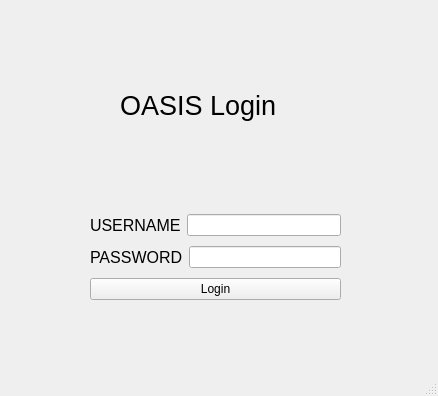
<?xml version="1.0" encoding="UTF-8"?>
<ui version="4.0">
 <class>MainWindow</class>
 <widget class="QMainWindow" name="MainWindow">
  <property name="geometry">
   <rect>
    <x>0</x>
    <y>0</y>
    <width>438</width>
    <height>396</height>
   </rect>
  </property>
  <property name="windowTitle">
   <string>Timetable Tool</string>
  </property>
  <widget class="QWidget" name="centralwidget">
   <widget class="QLabel" name="label">
    <property name="geometry">
     <rect>
      <x>120</x>
      <y>60</y>
      <width>181</width>
      <height>91</height>
     </rect>
    </property>
    <property name="font">
     <font>
      <pointsize>20</pointsize>
     </font>
    </property>
    <property name="text">
     <string>OASIS Login</string>
    </property>
   </widget>
   <widget class="QWidget" name="">
    <property name="geometry">
     <rect>
      <x>90</x>
      <y>210</y>
      <width>251</width>
      <height>96</height>
     </rect>
    </property>
    <layout class="QVBoxLayout" name="verticalLayout">
     <item>
      <layout class="QHBoxLayout" name="horizontalLayout">
       <item>
        <widget class="QLabel" name="user_lbl">
         <property name="font">
          <font>
           <pointsize>12</pointsize>
          </font>
         </property>
         <property name="text">
          <string>USERNAME</string>
         </property>
        </widget>
       </item>
       <item>
        <widget class="QLineEdit" name="lineEdit"/>
       </item>
      </layout>
     </item>
     <item>
      <layout class="QHBoxLayout" name="horizontalLayout_2">
       <item>
        <widget class="QLabel" name="pass_lbl">
         <property name="font">
          <font>
           <pointsize>12</pointsize>
          </font>
         </property>
         <property name="text">
          <string>PASSWORD</string>
         </property>
        </widget>
       </item>
       <item>
        <widget class="QLineEdit" name="lineEdit_2"/>
       </item>
      </layout>
     </item>
     <item>
      <widget class="QPushButton" name="login_btn">
       <property name="text">
        <string>Login</string>
       </property>
      </widget>
     </item>
    </layout>
   </widget>
  </widget>
  <widget class="QStatusBar" name="statusbar"/>
 </widget>
 <resources/>
 <connections>
  <connection>
   <sender>login_btn</sender>
   <signal>clicked()</signal>
   <receiver>lineEdit</receiver>
   <slot>copy()</slot>
   <hints>
    <hint type="sourcelabel">
     <x>322</x>
     <y>322</y>
    </hint>
    <hint type="destinationlabel">
     <x>248</x>
     <y>240</y>
    </hint>
   </hints>
  </connection>
  <connection>
   <sender>login_btn</sender>
   <signal>clicked()</signal>
   <receiver>lineEdit_2</receiver>
   <slot>copy()</slot>
   <hints>
    <hint type="sourcelabel">
     <x>270</x>
     <y>306</y>
    </hint>
    <hint type="destinationlabel">
     <x>259</x>
     <y>272</y>
    </hint>
   </hints>
  </connection>
 </connections>
</ui>
